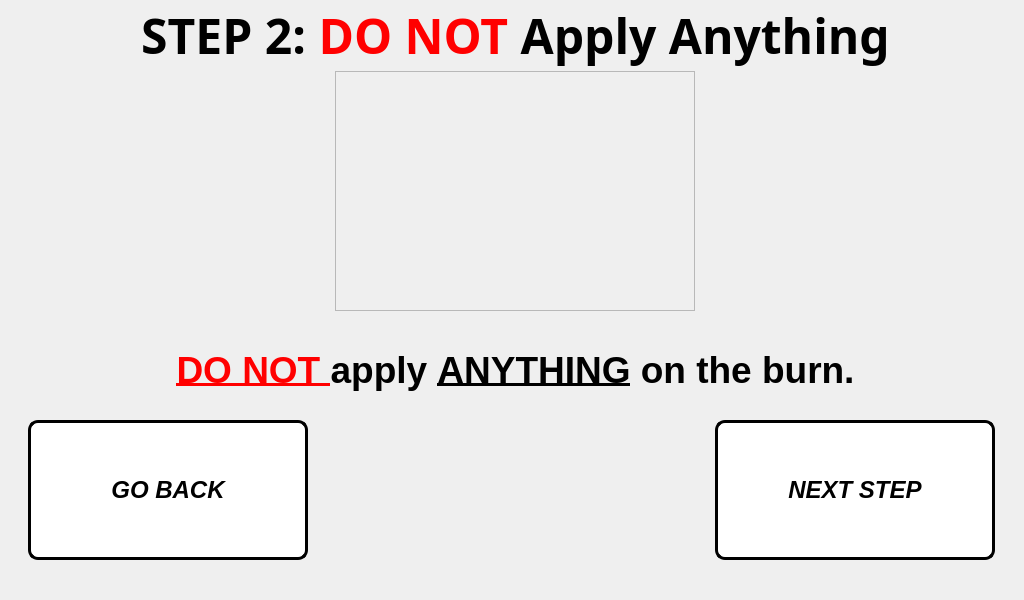
<?xml version="1.0" encoding="UTF-8"?>
<ui version="4.0">
 <class>step_2_window</class>
 <widget class="QMainWindow" name="step_2_window">
  <property name="geometry">
   <rect>
    <x>0</x>
    <y>0</y>
    <width>1024</width>
    <height>600</height>
   </rect>
  </property>
  <property name="minimumSize">
   <size>
    <width>1024</width>
    <height>600</height>
   </size>
  </property>
  <property name="maximumSize">
   <size>
    <width>1024</width>
    <height>600</height>
   </size>
  </property>
  <property name="windowTitle">
   <string>Step 2 Procedure</string>
  </property>
  <widget class="QWidget" name="centralwidget">
   <widget class="QLabel" name="title_step_2">
    <property name="geometry">
     <rect>
      <x>10</x>
      <y>0</y>
      <width>1011</width>
      <height>71</height>
     </rect>
    </property>
    <property name="font">
     <font>
      <family>Unispace</family>
      <pointsize>18</pointsize>
      <weight>75</weight>
      <bold>true</bold>
     </font>
    </property>
    <property name="text">
     <string>&lt;html&gt;&lt;head/&gt;&lt;body&gt;&lt;p align=&quot;center&quot;&gt;&lt;span style=&quot; font-size:36pt;&quot;&gt;STEP 2: &lt;/span&gt;&lt;span style=&quot; font-size:36pt; color:#ff0000;&quot;&gt;DO NOT&lt;/span&gt;&lt;span style=&quot; font-size:36pt;&quot;&gt; Apply Anything&lt;/span&gt;&lt;/p&gt;&lt;/body&gt;&lt;/html&gt;</string>
    </property>
    <property name="alignment">
     <set>Qt::AlignCenter</set>
    </property>
   </widget>
   <widget class="QLabel" name="text_steps_2">
    <property name="geometry">
     <rect>
      <x>25</x>
      <y>310</y>
      <width>981</width>
      <height>121</height>
     </rect>
    </property>
    <property name="font">
     <font>
      <pointsize>14</pointsize>
      <weight>75</weight>
      <bold>true</bold>
     </font>
    </property>
    <property name="text">
     <string>&lt;html&gt;&lt;head/&gt;&lt;body&gt;&lt;p align=&quot;center&quot;&gt;&lt;span style=&quot; font-family:'Calibri'; font-size:28pt; font-weight:600; text-decoration: underline; color:#ff0000;&quot;&gt;DO NOT &lt;/span&gt;&lt;span style=&quot; font-family:'Calibri'; font-size:28pt; color:#000000;&quot;&gt;apply &lt;/span&gt;&lt;span style=&quot; font-family:'Calibri'; font-size:28pt; text-decoration: underline; color:#000000;&quot;&gt;ANYTHING&lt;/span&gt;&lt;span style=&quot; font-family:'Calibri'; font-size:28pt; color:#000000;&quot;&gt; on the burn.&lt;/span&gt;&lt;/p&gt;&lt;/body&gt;&lt;/html&gt;</string>
    </property>
   </widget>
   <widget class="QLabel" name="gif_player_label_2">
    <property name="geometry">
     <rect>
      <x>335</x>
      <y>71</y>
      <width>360</width>
      <height>240</height>
     </rect>
    </property>
    <property name="minimumSize">
     <size>
      <width>360</width>
      <height>240</height>
     </size>
    </property>
    <property name="maximumSize">
     <size>
      <width>360</width>
      <height>240</height>
     </size>
    </property>
    <property name="font">
     <font>
      <family>Unispace</family>
      <pointsize>16</pointsize>
      <weight>75</weight>
      <bold>true</bold>
     </font>
    </property>
    <property name="frameShape">
     <enum>QFrame::StyledPanel</enum>
    </property>
    <property name="lineWidth">
     <number>1</number>
    </property>
    <property name="text">
     <string/>
    </property>
    <property name="alignment">
     <set>Qt::AlignCenter</set>
    </property>
   </widget>
   <widget class="QPushButton" name="next_step_button_2">
    <property name="geometry">
     <rect>
      <x>715</x>
      <y>420</y>
      <width>280</width>
      <height>140</height>
     </rect>
    </property>
    <property name="minimumSize">
     <size>
      <width>280</width>
      <height>140</height>
     </size>
    </property>
    <property name="maximumSize">
     <size>
      <width>280</width>
      <height>140</height>
     </size>
    </property>
    <property name="font">
     <font>
      <pointsize>18</pointsize>
      <weight>75</weight>
      <italic>true</italic>
      <bold>true</bold>
     </font>
    </property>
    <property name="cursor">
     <cursorShape>PointingHandCursor</cursorShape>
    </property>
    <property name="styleSheet">
     <string notr="true">QPushButton:hover:!pressed
{
  background-color: rgb(195,30,60);
}

QPushButton
{
  background-color: white;
color: black;
border-style: outset;
border-width: 3px;
border-radius:10px;
border-color: black;
}</string>
    </property>
    <property name="text">
     <string>NEXT STEP</string>
    </property>
   </widget>
   <widget class="QPushButton" name="go_back_injury_type_2">
    <property name="geometry">
     <rect>
      <x>28</x>
      <y>420</y>
      <width>280</width>
      <height>140</height>
     </rect>
    </property>
    <property name="minimumSize">
     <size>
      <width>280</width>
      <height>140</height>
     </size>
    </property>
    <property name="maximumSize">
     <size>
      <width>280</width>
      <height>140</height>
     </size>
    </property>
    <property name="font">
     <font>
      <pointsize>18</pointsize>
      <weight>75</weight>
      <italic>true</italic>
      <bold>true</bold>
     </font>
    </property>
    <property name="styleSheet">
     <string notr="true">QPushButton:hover:!pressed
{
  background-color: rgb(195,30,60);
}

QPushButton
{
  background-color: white;
color: black;
border-style: outset;
border-width: 3px;
border-radius:10px;
border-color: black;
}</string>
    </property>
    <property name="text">
     <string>GO BACK</string>
    </property>
   </widget>
   <widget class="QLabel" name="label">
    <property name="geometry">
     <rect>
      <x>0</x>
      <y>0</y>
      <width>1024</width>
      <height>600</height>
     </rect>
    </property>
    <property name="minimumSize">
     <size>
      <width>1024</width>
      <height>600</height>
     </size>
    </property>
    <property name="maximumSize">
     <size>
      <width>1024</width>
      <height>600</height>
     </size>
    </property>
    <property name="text">
     <string/>
    </property>
    <property name="pixmap">
     <pixmap>../pictures/program_pictures/main_wallpaper.png</pixmap>
    </property>
   </widget>
   <zorder>label</zorder>
   <zorder>text_steps_2</zorder>
   <zorder>title_step_2</zorder>
   <zorder>gif_player_label_2</zorder>
   <zorder>next_step_button_2</zorder>
   <zorder>go_back_injury_type_2</zorder>
  </widget>
 </widget>
 <resources/>
 <connections/>
</ui>
